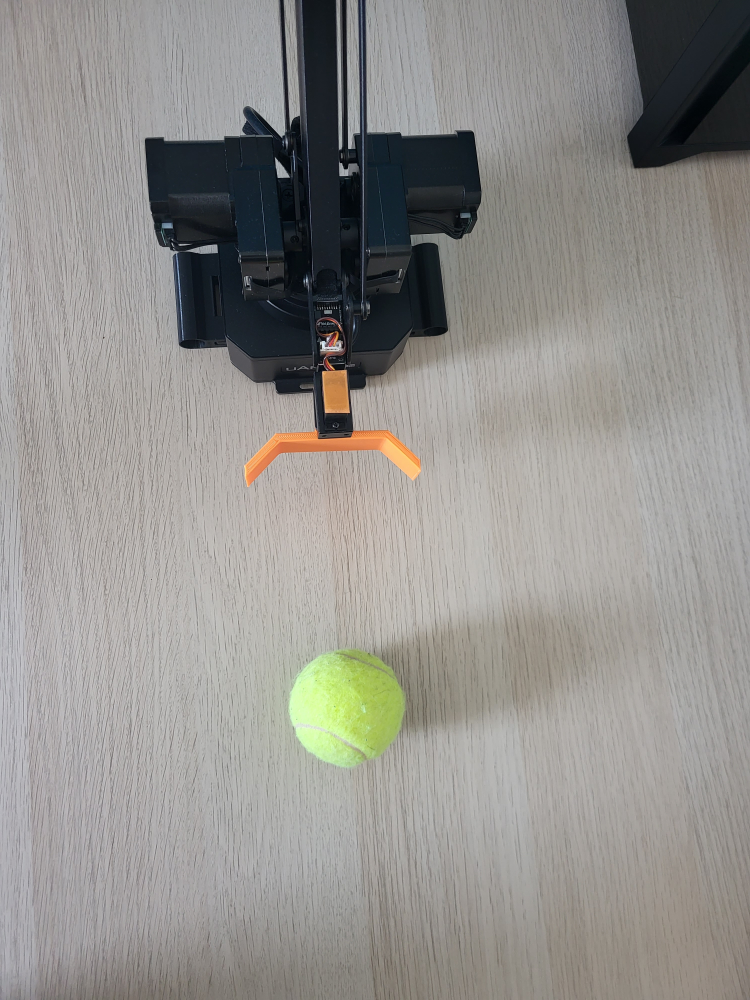
#> input picture Images/arm + ball.jpg, 3000 x 4000 px (shown at 1/4 size)
$ python configurator.py
#> lines starting #> are read from the running program, lines starting #| are printed output that depends on the picture; after the words box and inside, x2 and y2 are one past the last pixel; in counts of white or black regions, pixels touching at a corner belong together
import numpy as np
import cv2 as cv

print(cv.__version__)


def onTrack1(val):
    global hueLow
    hueLow = val
    print('Hue Low', hueLow)

def onTrack2(val):
    global hueHigh
    hueHigh = val
    print('Hue High', hueHigh)

def onTrack3(val):
    global satLow
    satLow = val
    print('Sat Low', satLow)

def onTrack4(val):
    global satHigh
    satHigh = val
    print('Sat High', satHigh)

def onTrack5(val):
    global valLow
    valLow = val
    print('Val Low', valLow)

def onTrack6(val):
    global valHigh
    valHigh = val
    print('Val High', valHigh)

width = 600
height = 800

image_2 = cv.imread("Images/arm + ball.jpg")
#> image_2 is the input picture: shape (4000, 3000, 3); mean B, G, R 140.9, 144.7, 146.6
image_2_s = cv.resize(image_2, (width, height))
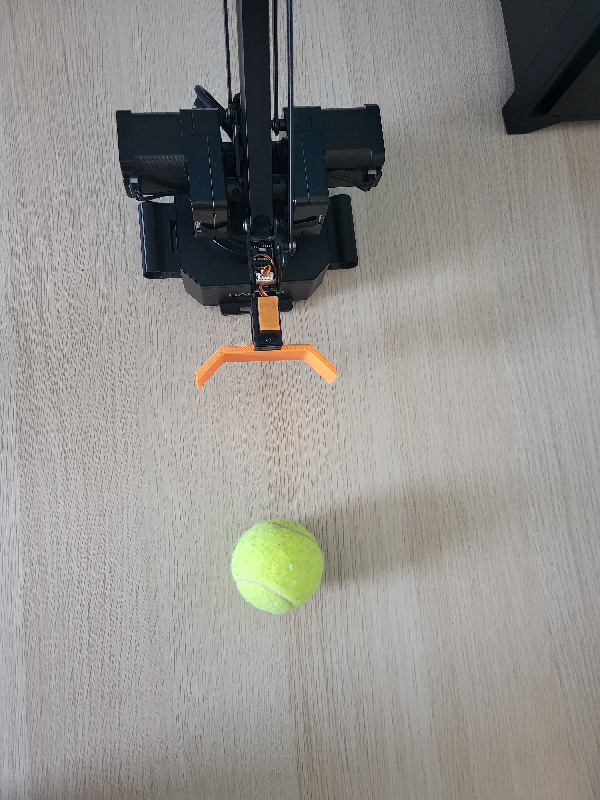
#> image_2_s: shape (800, 600, 3); mean B, G, R 140.9, 144.7, 146.6

cv.namedWindow('myTracker')
cv.moveWindow('myTracker', int(width * 1.5), 0)

hueLow = 0
hueHigh = 33
satLow = 80
satHigh = 255
valLow = 110
valHigh = 255

cv.createTrackbar('Hue Low', 'myTracker', 0, 179, onTrack1)
cv.createTrackbar('Hue High', 'myTracker', 33, 179, onTrack2)
cv.createTrackbar('Sat Low', 'myTracker', 80, 255, onTrack3)
cv.createTrackbar('Sat High', 'myTracker', 255, 255, onTrack4)
cv.createTrackbar('Val Low', 'myTracker', 110, 255, onTrack5)
cv.createTrackbar('Val High', 'myTracker', 255, 255, onTrack6)

while True:
    frame = image_2_s

    frameHSV = cv.cvtColor(frame, cv.COLOR_BGR2HSV)
#> frameHSV: shape (800, 600, 3); mean H, S, V 46.1, 24.1, 149

    lowerBound = np.array([hueLow, satLow, valLow])
    upperBound = np.array([hueHigh, satHigh, valHigh])
    myMask = cv.inRange(frameHSV, lowerBound, upperBound)
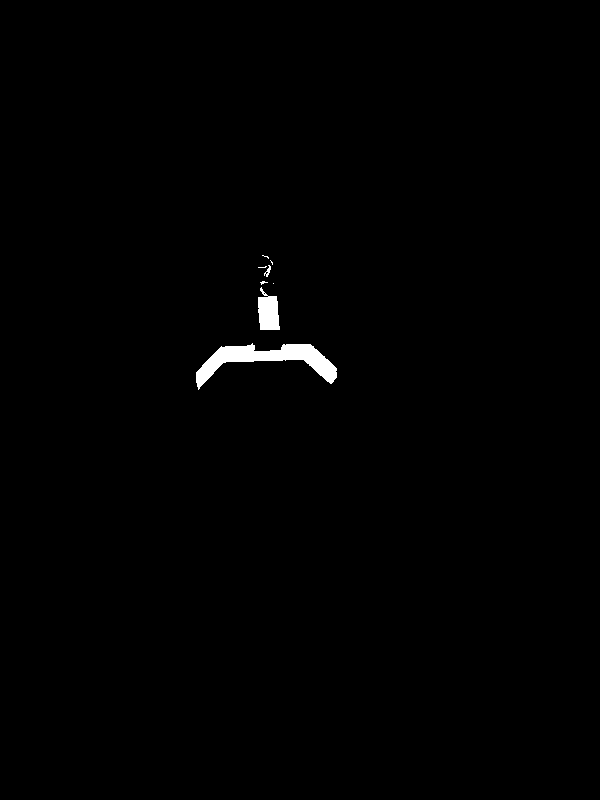
#> myMask: shape (800, 600); 0.65% white; 8 white regions (5 under 20 px)

    myObject = cv.bitwise_and(frame, frame, mask = myMask)
    myObjectSmall = cv.resize(myObject, (int(width/2), int(height/2)))
    cv.imshow('My Object', myObjectSmall)
    cv.moveWindow('My Object', width, 0)

    myMaskSmall = cv.resize(myMask, (int(width/2), int(height/2)))
    cv.imshow('My Mask', myMaskSmall)
    cv.moveWindow('My Mask', width, int(height/2))

    contours, hierarchy = cv.findContours(myMask, cv.RETR_TREE, cv.CHAIN_APPROX_SIMPLE)
#> contours = 10 contours, 7 with area under 20; largest, box (x1, y1, x2, y2) and area: (196, 343, 337, 390) 2190, (258, 287, 280, 330) 624, (264, 265, 271, 277) 24
    contouredFrame = cv.drawContours(frame, contours, 0, (0,255,0), 2)

    cv.imshow('Original', contouredFrame)
    cv.moveWindow('Original', 0, 0)

    if cv.waitKey(1) & 0xff == ord('q'):
#> (key q is pressed here)
        break

$ run again, with Images/arm.jpg copied over Images/arm + ball.jpg
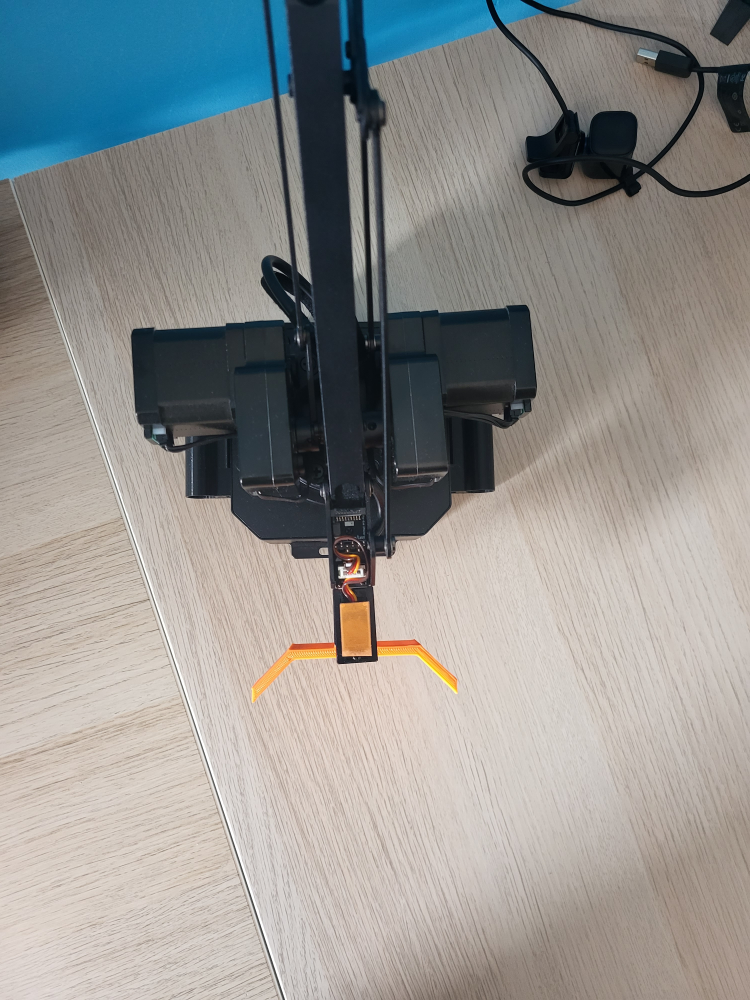
#> input picture Images/arm.jpg, 3000 x 4000 px (shown at 1/4 size)
#> image_2 is the input picture: shape (4000, 3000, 3); mean B, G, R 143.6, 146.3, 146.4
#> `image_2_s = cv.resize(image_2, (width, height))`:
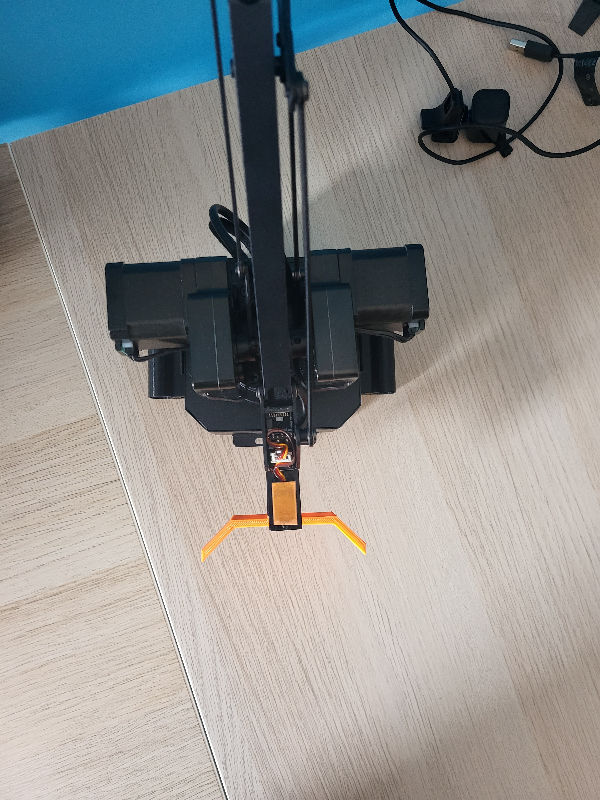
#> image_2_s: shape (800, 600, 3); mean B, G, R 143.6, 146.3, 146.4
#> frameHSV: shape (800, 600, 3); mean H, S, V 34.2, 46.5, 157.5
#> `myMask = cv.inRange(frameHSV, lowerBound, upperBound)`:
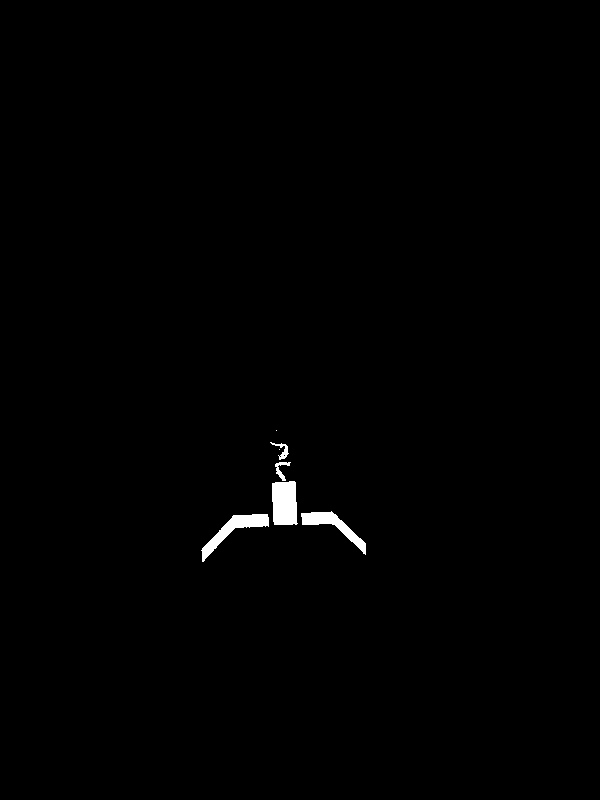
#> myMask: shape (800, 600); 0.61% white; 7 white regions (2 under 20 px)
#> contours = 9 contours, 4 with area under 20; largest, box (x1, y1, x2, y2) and area: (272, 481, 298, 525) 966, (201, 514, 269, 562) 810, (301, 511, 366, 555) 694, (275, 462, 291, 481) 78, (270, 442, 289, 460) 76

$ run again, with Images/Ping Pong Ball Parameters.png saved as Images/arm + ball.jpg
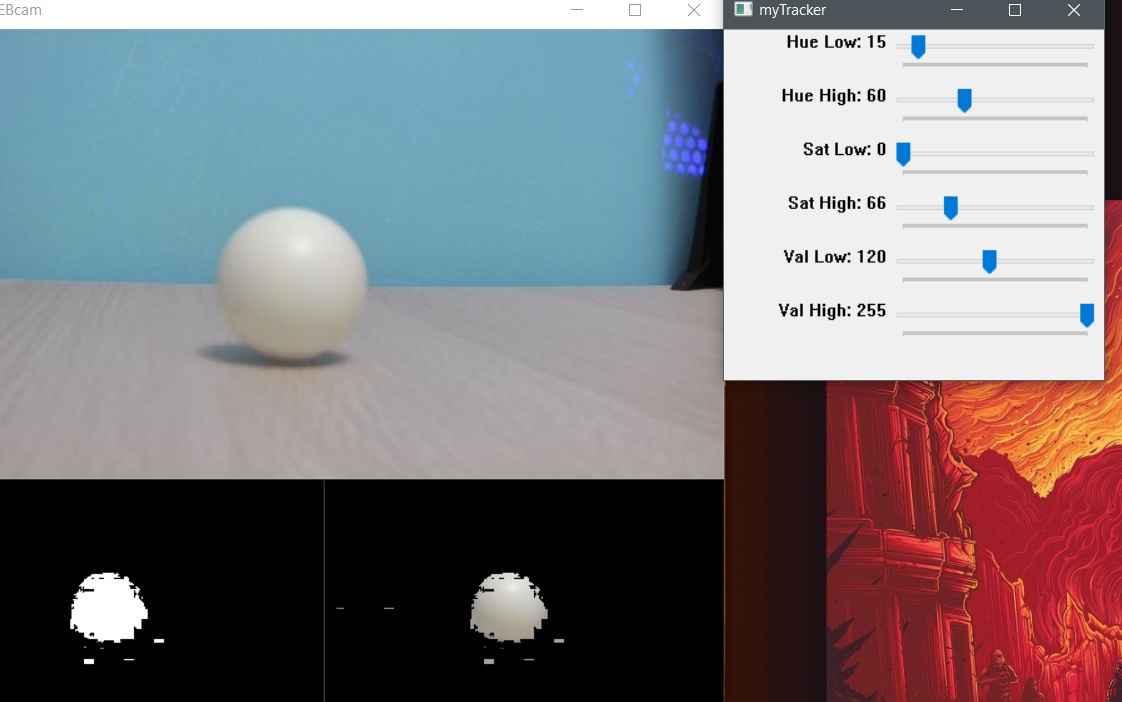
#> input picture Images/Ping Pong Ball Parameters.png, 1122 x 702 px
#> image_2 is the input picture: shape (702, 1122, 3); mean B, G, R 125.9, 121.8, 126.1
#> frameHSV: shape (800, 600, 3); mean H, S, V 56.3, 58.1, 142.7
#> `myMask = cv.inRange(frameHSV, lowerBound, upperBound)`:
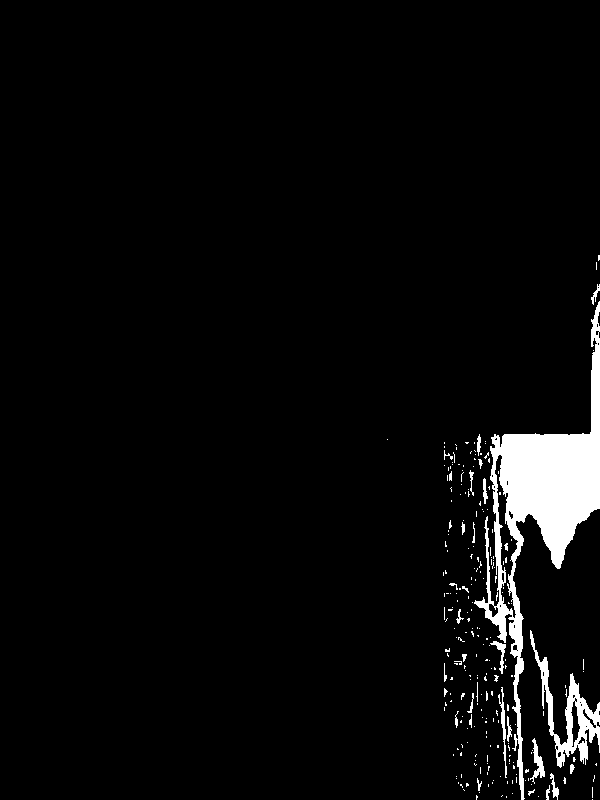
#> myMask: shape (800, 600); 3.9% white; 248 white regions (218 under 20 px)
#> `myMaskSmall = cv.resize(myMask, (int(width/2), int(height/2)))`:
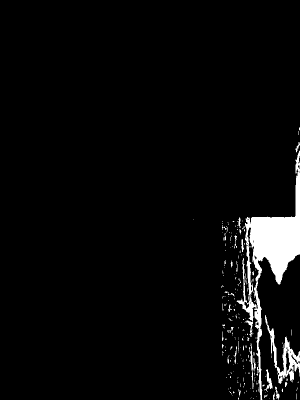
#> myMaskSmall: shape (400, 300); min 0, max 255, mean 9.9
#> contours = 278 contours, 256 with area under 20; largest, box (x1, y1, x2, y2) and area: (474, 301, 600, 800) 14325, (530, 630, 600, 768) 2232, (494, 454, 519, 619) 1380, (570, 700, 581, 748) 250, (530, 738, 545, 784) 184
